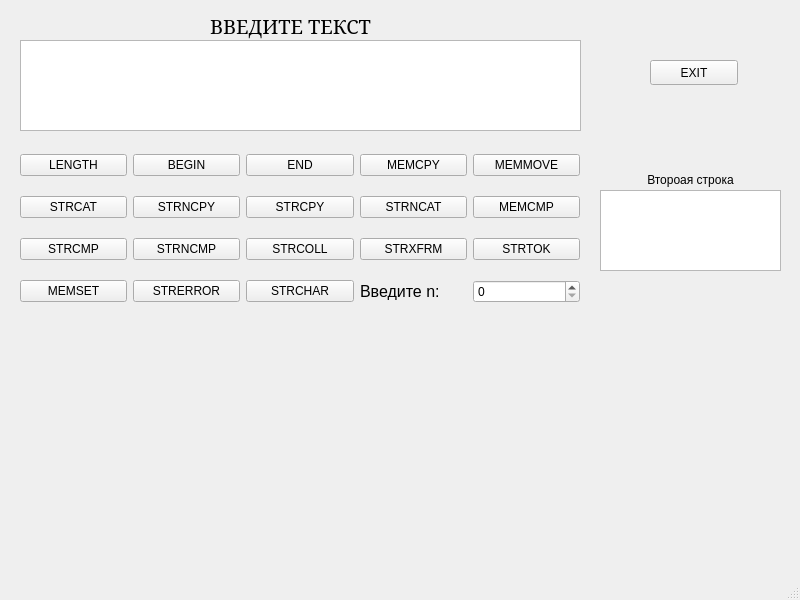
<?xml version="1.0" encoding="UTF-8"?>
<ui version="4.0">
 <class>MainWindow</class>
 <widget class="QMainWindow" name="MainWindow">
  <property name="geometry">
   <rect>
    <x>0</x>
    <y>0</y>
    <width>800</width>
    <height>600</height>
   </rect>
  </property>
  <property name="windowTitle">
   <string>MainWindow</string>
  </property>
  <widget class="QWidget" name="centralwidget">
   <widget class="QTextEdit" name="textEdit">
    <property name="geometry">
     <rect>
      <x>20</x>
      <y>40</y>
      <width>561</width>
      <height>91</height>
     </rect>
    </property>
   </widget>
   <widget class="QLabel" name="label">
    <property name="geometry">
     <rect>
      <x>20</x>
      <y>10</y>
      <width>541</width>
      <height>31</height>
     </rect>
    </property>
    <property name="font">
     <font>
      <family>Serif</family>
      <pointsize>15</pointsize>
     </font>
    </property>
    <property name="text">
     <string>ВВЕДИТЕ ТЕКСТ</string>
    </property>
    <property name="alignment">
     <set>Qt::AlignCenter</set>
    </property>
   </widget>
   <widget class="QWidget" name="gridLayoutWidget">
    <property name="geometry">
     <rect>
      <x>20</x>
      <y>140</y>
      <width>560</width>
      <height>181</height>
     </rect>
    </property>
    <layout class="QGridLayout" name="gridLayout">
     <item row="0" column="4">
      <widget class="QPushButton" name="memmoveButton">
       <property name="text">
        <string>MEMMOVE</string>
       </property>
      </widget>
     </item>
     <item row="0" column="0">
      <widget class="QPushButton" name="lengthButton">
       <property name="text">
        <string>LENGTH</string>
       </property>
      </widget>
     </item>
     <item row="3" column="0">
      <widget class="QPushButton" name="strcmpButton">
       <property name="text">
        <string>STRCMP</string>
       </property>
      </widget>
     </item>
     <item row="1" column="1">
      <widget class="QPushButton" name="strncpyButton">
       <property name="text">
        <string>STRNCPY</string>
       </property>
      </widget>
     </item>
     <item row="0" column="1">
      <widget class="QPushButton" name="beginButton">
       <property name="text">
        <string>BEGIN</string>
       </property>
      </widget>
     </item>
     <item row="0" column="2">
      <widget class="QPushButton" name="endButton">
       <property name="text">
        <string>END</string>
       </property>
      </widget>
     </item>
     <item row="4" column="0">
      <widget class="QPushButton" name="memsetButton">
       <property name="text">
        <string>MEMSET</string>
       </property>
      </widget>
     </item>
     <item row="0" column="3">
      <widget class="QPushButton" name="memcpyButtonButton">
       <property name="text">
        <string>MEMCPY</string>
       </property>
      </widget>
     </item>
     <item row="4" column="1">
      <widget class="QPushButton" name="strerrorButton">
       <property name="text">
        <string>STRERROR</string>
       </property>
      </widget>
     </item>
     <item row="4" column="2">
      <widget class="QPushButton" name="strcharButton">
       <property name="text">
        <string>STRCHAR</string>
       </property>
      </widget>
     </item>
     <item row="1" column="4">
      <widget class="QPushButton" name="memcmpButton">
       <property name="text">
        <string>MEMCMP</string>
       </property>
      </widget>
     </item>
     <item row="1" column="3">
      <widget class="QPushButton" name="strncatButton">
       <property name="text">
        <string>STRNCAT</string>
       </property>
      </widget>
     </item>
     <item row="3" column="4">
      <widget class="QPushButton" name="strtokButton">
       <property name="text">
        <string>STRTOK</string>
       </property>
      </widget>
     </item>
     <item row="3" column="3">
      <widget class="QPushButton" name="strxfrmButton">
       <property name="text">
        <string>STRXFRM</string>
       </property>
      </widget>
     </item>
     <item row="3" column="1">
      <widget class="QPushButton" name="strncmpButton">
       <property name="text">
        <string>STRNCMP</string>
       </property>
      </widget>
     </item>
     <item row="3" column="2">
      <widget class="QPushButton" name="strcollButton">
       <property name="text">
        <string>STRCOLL</string>
       </property>
      </widget>
     </item>
     <item row="4" column="3">
      <widget class="QLabel" name="label_2">
       <property name="font">
        <font>
         <pointsize>12</pointsize>
        </font>
       </property>
       <property name="text">
        <string>Введите n:</string>
       </property>
      </widget>
     </item>
     <item row="4" column="4">
      <widget class="QSpinBox" name="spinBox"/>
     </item>
     <item row="1" column="0">
      <widget class="QPushButton" name="strcatButton">
       <property name="text">
        <string>STRCAT</string>
       </property>
      </widget>
     </item>
     <item row="1" column="2">
      <widget class="QPushButton" name="strcpyButton">
       <property name="text">
        <string>STRCPY</string>
       </property>
      </widget>
     </item>
    </layout>
   </widget>
   <widget class="QPushButton" name="pushButton">
    <property name="geometry">
     <rect>
      <x>650</x>
      <y>60</y>
      <width>88</width>
      <height>25</height>
     </rect>
    </property>
    <property name="text">
     <string>EXIT</string>
    </property>
   </widget>
   <widget class="QTextEdit" name="secondEdit">
    <property name="geometry">
     <rect>
      <x>600</x>
      <y>190</y>
      <width>181</width>
      <height>81</height>
     </rect>
    </property>
   </widget>
   <widget class="QLabel" name="secLabel">
    <property name="geometry">
     <rect>
      <x>605</x>
      <y>170</y>
      <width>171</width>
      <height>20</height>
     </rect>
    </property>
    <property name="text">
     <string>Второая строка</string>
    </property>
    <property name="alignment">
     <set>Qt::AlignCenter</set>
    </property>
   </widget>
  </widget>
  <widget class="QMenuBar" name="menubar">
   <property name="geometry">
    <rect>
     <x>0</x>
     <y>0</y>
     <width>800</width>
     <height>22</height>
    </rect>
   </property>
  </widget>
  <widget class="QStatusBar" name="statusbar"/>
 </widget>
 <resources/>
 <connections>
  <connection>
   <sender>pushButton</sender>
   <signal>clicked()</signal>
   <receiver>MainWindow</receiver>
   <slot>close()</slot>
   <hints>
    <hint type="sourcelabel">
     <x>725</x>
     <y>93</y>
    </hint>
    <hint type="destinationlabel">
     <x>753</x>
     <y>53</y>
    </hint>
   </hints>
  </connection>
 </connections>
</ui>
